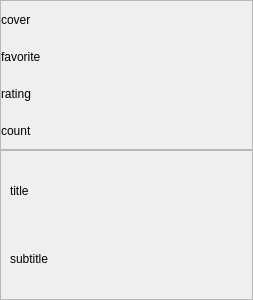
<?xml version="1.0" encoding="UTF-8"?>
<ui version="4.0">
 <class>IconTracksEditor</class>
 <widget class="QWidget" name="IconTracksEditor">
  <property name="geometry">
   <rect>
    <x>0</x>
    <y>0</y>
    <width>253</width>
    <height>300</height>
   </rect>
  </property>
  <property name="windowTitle">
   <string>Form</string>
  </property>
  <layout class="QVBoxLayout" name="verticalLayout">
   <property name="spacing">
    <number>0</number>
   </property>
   <property name="leftMargin">
    <number>0</number>
   </property>
   <property name="topMargin">
    <number>0</number>
   </property>
   <property name="rightMargin">
    <number>0</number>
   </property>
   <property name="bottomMargin">
    <number>0</number>
   </property>
   <item>
    <widget class="QFrame" name="frame">
     <property name="frameShape">
      <enum>QFrame::StyledPanel</enum>
     </property>
     <property name="frameShadow">
      <enum>QFrame::Raised</enum>
     </property>
     <layout class="QVBoxLayout" name="verticalLayout_3">
      <property name="spacing">
       <number>0</number>
      </property>
      <property name="leftMargin">
       <number>0</number>
      </property>
      <property name="topMargin">
       <number>0</number>
      </property>
      <property name="rightMargin">
       <number>0</number>
      </property>
      <property name="bottomMargin">
       <number>0</number>
      </property>
      <item>
       <widget class="QLabel" name="labelCoverArt">
        <property name="text">
         <string>cover</string>
        </property>
       </widget>
      </item>
      <item>
       <widget class="QLabel" name="labelFavorite">
        <property name="text">
         <string>favorite</string>
        </property>
       </widget>
      </item>
      <item>
       <widget class="QLabel" name="labelRating">
        <property name="text">
         <string>rating</string>
        </property>
       </widget>
      </item>
      <item>
       <widget class="QLabel" name="labelCount">
        <property name="text">
         <string>count</string>
        </property>
       </widget>
      </item>
     </layout>
    </widget>
   </item>
   <item>
    <widget class="QFrame" name="frame_2">
     <property name="maximumSize">
      <size>
       <width>16777215</width>
       <height>16777215</height>
      </size>
     </property>
     <property name="frameShape">
      <enum>QFrame::StyledPanel</enum>
     </property>
     <property name="frameShadow">
      <enum>QFrame::Raised</enum>
     </property>
     <layout class="QVBoxLayout" name="verticalLayout_2">
      <item>
       <widget class="QLabel" name="labelTitle">
        <property name="text">
         <string>title</string>
        </property>
       </widget>
      </item>
      <item>
       <widget class="QLabel" name="labelSubTitle">
        <property name="text">
         <string>subtitle</string>
        </property>
       </widget>
      </item>
     </layout>
    </widget>
   </item>
  </layout>
 </widget>
 <resources/>
 <connections/>
</ui>
